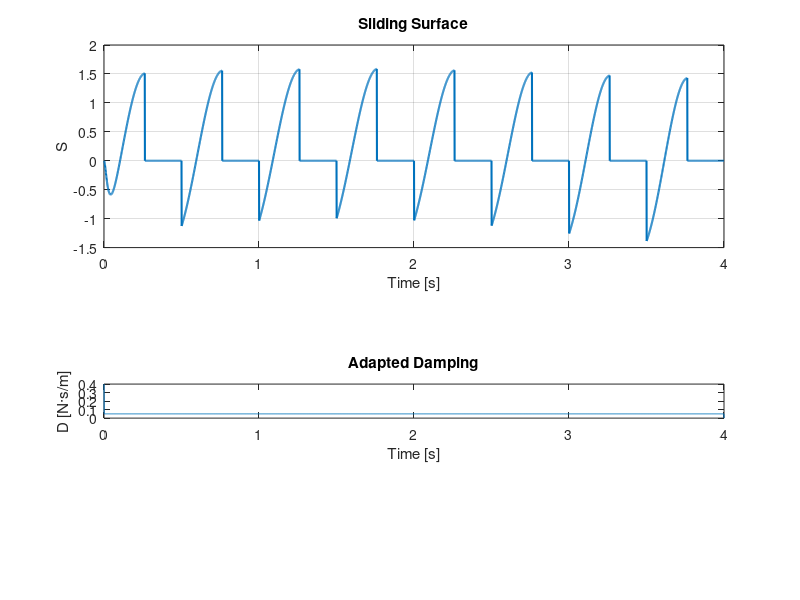

Source code (MATLAB):
clear; clc; close all;

%% Parameters
dt = 0.001;
T = 4;
t = 0:dt:T;
N = numel(t);

% Human dynamics
Mh = 0.1*sin(t) + 1.5;
Dh = 0.05*sin(0.5*t) + 0.1;

% Robot dynamics
Ma = 2;
Da_init = 0.4;

Dmin = 0.05;
Dmax = 100.0;

%% Human velocity profile
freq = 1;
amp = 2;  % [m/s]

xhd = amp * sin(2*pi*freq*t);
xhdd = amp * 2*pi * freq * cos(2*pi*freq*t);

%% Prealloc
xd = zeros(1, N);
xdd = zeros(1, N);
fm = zeros(1, N);
fh = zeros(1, N);
fm_filt = zeros(1, N);
xd_filt = zeros(1, N);

D = zeros(1, N);
Dd = zeros(1, N);
S = zeros(1, N);
P = zeros(1, N);
W = zeros(1, N);

%% Controller parameters
ks = 2;
gamma = 0.05;
phi = 0.01;       % boundary layer width
Dd_max = 50;      % max rate of damping change
alpha_f = 0.05;   % filter strength

sat = @(z) max(min(z,1), -1);  % saturation

%% Initial conditions
xd(1) = xhd(1);
xdd(1) = xhdd(1);
D(1) = Da_init;

fh(1) = Mh(1)*xhdd(1) + Dh(1)*xhd(1);
fm(1) = fh(1) - Mh(1)*xdd(1) - Dh(1)*xd(1);
fm_filt(1) = fm(1);
xd_filt(1) = xd(1);

%% Simulation loop
for k = 1:N-1
    % Compute human force
    fh(k) = Mh(k)*xhdd(k) + Dh(k)*xhd(k);

    % Interaction force
    fm(k) = fh(k) - Mh(k)*xdd(k) - Dh(k)*xd(k);

    % Filtered fm and xd
    fm_filt(k) = (1 - alpha_f)*fm_filt(max(k-1,1)) + alpha_f * fm(k);
    xd_filt(k) = (1 - alpha_f)*xd_filt(max(k-1,1)) + alpha_f * xd(k);

    % Power
    P(k) = fm_filt(k) * xhd(k);
    W(k) = W(max(k-1,1)) + P(k) * dt;

    % Sliding surface (only if human doing work)
    if P(k) > 0
        S(k) = fm_filt(k) * xd_filt(k) / (abs(fm_filt(k)) + 1e-6) - gamma * fm_filt(k)^2;
        Dd(k) = -ks * sat(S(k)/phi);
    else
        S(k) = 0;
        Dd(k) = 0;
    end

    % Clamp rate of D change
    Dd(k) = max(min(Dd(k), Dd_max), -Dd_max);
    D(k) = min(max(D(k) + Dd(k)*dt, Dmin), Dmax);

    % Admittance update
    xdd(k+1) = (1/Ma) * (fh(k) - D(k) * xd(k));
    xd(k+1) = xd(k) + xdd(k+1) * dt;
end

%% Plots

% Sliding surface
figure;
subplot(2,1,1);
plot(t, S, 'LineWidth', 1.5);
xlabel('Time [s]'); ylabel('S');
title('Sliding Surface');
grid on;

% % Velocity tracking
% subplot(5,1,2);
% plot(t, xhd, 'r--', t, xd, 'b');
% xlabel('Time [s]'); ylabel('Velocity [m/s]');
% legend('Human Intent', 'Robot');
% title('Velocity Tracking');
% 
% % Interaction force
% subplot(5,1,3);
% plot(t, fm);
% xlabel('Time [s]'); ylabel('f_m [N]');
% title('Interaction Force');

% Damping adaptation
subplot(5,1,4);
plot(t, D);
xlabel('Time [s]'); ylabel('D [N·s/m]');
title('Adapted Damping');

% % Cumulative human work
% subplot(5,1,5);
% plot(t, W, 'k', 'LineWidth', 1.5);
% xlabel('Time [s]'); ylabel('Work [J]');
% title('Cumulative Human Work');
% grid on;

% %%
% % Prepare data for export
% data = table(...
%     t', ...
%     xhd', ...       % Human velocity
%     xd', ...        % Robot velocity
%     fm', ...        % Interaction force
%     'VariableNames', {'Time', 'HumanVelocity', 'RobotVelocity', 'InteractionForce'} ...
% );
% 
% % Save to CSV
% writetable(data, 'SMC_VAC_results.csv');